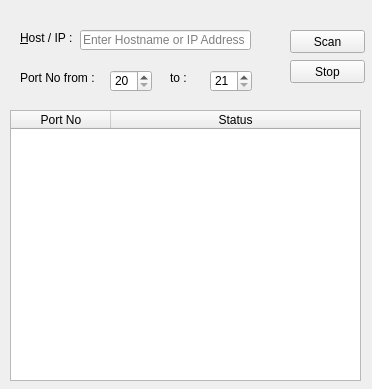
<?xml version="1.0" encoding="UTF-8"?>
<ui version="4.0">
 <class>portScanner</class>
 <widget class="QWidget" name="portScanner">
  <property name="geometry">
   <rect>
    <x>0</x>
    <y>0</y>
    <width>372</width>
    <height>389</height>
   </rect>
  </property>
  <property name="minimumSize">
   <size>
    <width>372</width>
    <height>389</height>
   </size>
  </property>
  <property name="maximumSize">
   <size>
    <width>372</width>
    <height>389</height>
   </size>
  </property>
  <property name="windowTitle">
   <string>Port Scanner - Nuts and Bolts</string>
  </property>
  <widget class="QLabel" name="hostLabel">
   <property name="geometry">
    <rect>
     <x>20</x>
     <y>30</y>
     <width>61</width>
     <height>16</height>
    </rect>
   </property>
   <property name="text">
    <string>&amp;Host / IP :</string>
   </property>
   <property name="buddy">
    <cstring>hostLineEdit</cstring>
   </property>
  </widget>
  <widget class="QLineEdit" name="hostLineEdit">
   <property name="geometry">
    <rect>
     <x>80</x>
     <y>30</y>
     <width>171</width>
     <height>20</height>
    </rect>
   </property>
   <property name="placeholderText">
    <string>Enter Hostname or IP Address</string>
   </property>
  </widget>
  <widget class="QSpinBox" name="portFromSpinBox">
   <property name="geometry">
    <rect>
     <x>110</x>
     <y>70</y>
     <width>42</width>
     <height>22</height>
    </rect>
   </property>
   <property name="minimum">
    <number>20</number>
   </property>
   <property name="maximum">
    <number>65535</number>
   </property>
  </widget>
  <widget class="QSpinBox" name="portToSpinBox">
   <property name="geometry">
    <rect>
     <x>210</x>
     <y>70</y>
     <width>42</width>
     <height>22</height>
    </rect>
   </property>
   <property name="minimum">
    <number>21</number>
   </property>
   <property name="maximum">
    <number>65536</number>
   </property>
  </widget>
  <widget class="QLabel" name="fromLabel">
   <property name="geometry">
    <rect>
     <x>20</x>
     <y>70</y>
     <width>81</width>
     <height>16</height>
    </rect>
   </property>
   <property name="text">
    <string>Port No from :</string>
   </property>
  </widget>
  <widget class="QLabel" name="toLabel">
   <property name="geometry">
    <rect>
     <x>170</x>
     <y>70</y>
     <width>31</width>
     <height>16</height>
    </rect>
   </property>
   <property name="text">
    <string>to :</string>
   </property>
  </widget>
  <widget class="QPushButton" name="scanPushButton">
   <property name="geometry">
    <rect>
     <x>290</x>
     <y>30</y>
     <width>75</width>
     <height>23</height>
    </rect>
   </property>
   <property name="text">
    <string>Scan</string>
   </property>
  </widget>
  <widget class="QTableWidget" name="resultTable">
   <property name="geometry">
    <rect>
     <x>10</x>
     <y>110</y>
     <width>351</width>
     <height>271</height>
    </rect>
   </property>
   <property name="editTriggers">
    <set>QAbstractItemView::NoEditTriggers</set>
   </property>
   <property name="tabKeyNavigation">
    <bool>false</bool>
   </property>
   <property name="showDropIndicator" stdset="0">
    <bool>false</bool>
   </property>
   <property name="dragDropOverwriteMode">
    <bool>false</bool>
   </property>
   <property name="alternatingRowColors">
    <bool>true</bool>
   </property>
   <property name="selectionMode">
    <enum>QAbstractItemView::NoSelection</enum>
   </property>
   <attribute name="horizontalHeaderStretchLastSection">
    <bool>true</bool>
   </attribute>
   <attribute name="verticalHeaderVisible">
    <bool>false</bool>
   </attribute>
   <column>
    <property name="text">
     <string>Port No</string>
    </property>
   </column>
   <column>
    <property name="text">
     <string>Status</string>
    </property>
   </column>
  </widget>
  <widget class="QPushButton" name="stopPushButton">
   <property name="geometry">
    <rect>
     <x>290</x>
     <y>60</y>
     <width>75</width>
     <height>23</height>
    </rect>
   </property>
   <property name="text">
    <string>Stop</string>
   </property>
  </widget>
  <widget class="QLabel" name="statusLabel">
   <property name="geometry">
    <rect>
     <x>265</x>
     <y>90</y>
     <width>91</width>
     <height>20</height>
    </rect>
   </property>
   <property name="text">
    <string/>
   </property>
  </widget>
 </widget>
 <resources/>
 <connections/>
</ui>
